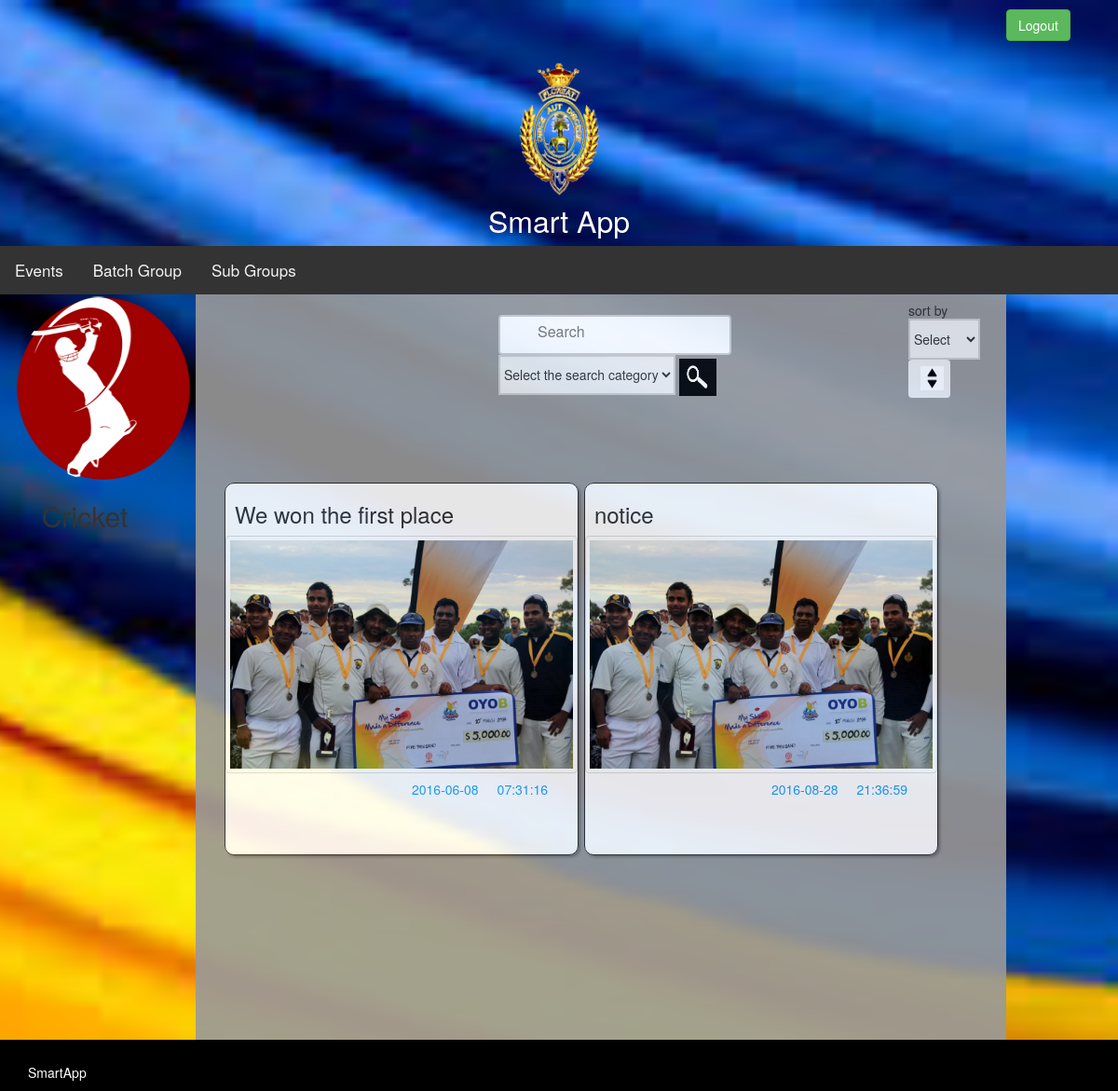
Page /subgroup.php?gid=73 on the committed database.
### tables this page shows
CREATE TABLE `groups` (
  `id` int(11) NOT NULL,
  `group_name` varchar(50) NOT NULL,
  `image` varchar(1000) NOT NULL,
  `category` varchar(50) NOT NULL,
  `description` varchar(255) NOT NULL,
  `num_participants` int(11) NOT NULL DEFAULT '0'
);

CREATE TABLE `group_post` (
  `postid` int(11) NOT NULL,
  `groupid` int(11) NOT NULL,
  `userid` int(11) NOT NULL,
  `descriptions` varchar(1000) NOT NULL,
  `image` varchar(1000) NOT NULL,
  `date` date NOT NULL,
  `time` time NOT NULL
);

### subgroup.php (the view, shortened to what this page needs)
  <?php
  $a = $_GET['gid'];
?>
<!DOCTYPE html PUBLIC "-//W3C//DTD XHTML 1.0 Transitional//EN" "http://www.w3.org/TR/xhtml1/DTD/xhtml1-transitional.dtd">
<html xmlns="http://www.w3.org/1999/xhtml">
<head>
  <link rel="stylesheet" href="css/bootstrap.min.css"></link>
    <link rel="stylesheet" href="css/newstyle.css"></link>
   <link rel="stylesheet" href="https://maxcdn.bootstrapcdn.com/font-awesome/4.5.0/css/font-awesome.min.css">
   <link rel="stylesheet" href="http://maxcdn.bootstrapcdn.com/bootstrap/3.3.6/css/bootstrap.min.css">
<link rel="stylesheet" href="http://cdn.jsdelivr.net/animatecss/2.1.0/animate.min.css">
<?php
include('header.php');
?>
</head>
<body>
      <div class="col-md-2" style="width: 190px">
                          <?php
                              include("database_connect.php");
                              $query = "select * from groups where id=".$a;
                              $result=mysqli_query($con,$query);
                               while($row = mysqli_fetch_array($result))
                                  {
                              ?>
                              <div class="floating-box">
                                  <div class="an">
                                        <img src="<?php echo $row['image']; ?>" alt="profile-sample5" class="img-circle" data-toggle="modal" data-target="#myModal" alt="Cinque Terre" width="190" height="200" />
                                        <h2 style="text-align: center"><?php echo $row['group_name']; ?><span></h2>
                                   </div>
                              </div>
                         <?php } ?>
         </div>
 <div style="background-color: #999999;opacity: 0.9;margin-left: 210px;margin-right: 120px;min-height: 100%;padding-top: 0px">
                  <div class="row" style="padding-left: 350px">
                      <table>
                        <tr>
                                <td style="width: 60%">
                                    <div class="row searchgroup" style="padding-left:20px;padding-bottom: 10px">
                                      <form method="post">
                                          <div class="row search_col">
                                                            <input type="text" class="search_text" placeholder="Search" name="searchkey3"/>
                                                            <select name="category" style="height:43px;border: 2px solid #ccc" >
                                                                <option value="searchval">Select the search category</option>
                                                            </select>
                                                           <button class="search_btn" name="searchkey4" style="height:40px;width:40px"><img src="imag/srch.png" width="25" height="25"/></button>
                                            </div>
                                       </form>
                                       </div>
                                </td>
                                <td style="width: 40%">
                                <form method="post">
                                                         <h5 style="padding-left: 100px">sort by
                                                         <select name="sortt" style="height:44px;border: 2px solid #ccc" >
                                                              <option value="sortval">Select</option>
                                                        </select>
                                                        <button class="btn" name="sortkey" style="height:41px;width:45px"><img src="imag/sort.png" width="25" height="26"/></button>
                                                        </h5>
                                                        </form>
                                </td>
                      </tr>
                    </table>
                    </div>
<br/>
<br/>
<br/>
<br/>
                           <div style="min-height: 100%;margin-left: 30px">
                                                               <?php
                                                                    include("database_connect.php");
                                                                 if(isset($_POST["sortkey"])){
                                                                                                  $sort=$_POST["sortt"];
                                                                                                  if($sort=="sortval"){
                                                                                                      echo "<script type='text/javascript'>alert('Select the sort category')</script>";
                                                                                                       $sqlGetData="select groupid,postid,name,descriptions,p.image,date,time from group_post p ,user u where p.userid=u.id and groupid=".$a;
                                                                                                      $result=mysqli_query($con,$sqlGetData);
                                                                                                  }else{
                                                                                                    if($sort=="descriptions"){
                                                                                                      $sqlGetData="select groupid,postid,name,descriptions,p.image,date,time from group_post p ,user u where p.userid=u.id and groupid=".$a." GROUP BY postid ORDER BY ".$sort." ASC";
                                                                                                    }else{
                                                                                                    $sqlGetData="select groupid,postid,name,descriptions,p.image,date,time from group_post p ,user u where p.userid=u.id and groupid=".$a." GROUP BY postid ORDER BY ".$sort." DESC";
                                                                                                    }
                                                                                                    $result=mysqli_query($con,$sqlGetData);
                                                                                                  }
                                                                    }else{
                                                                               include("database_connect.php");
                                                                               $sqlGetData="select groupid,postid,name,descriptions,p.image,date,time from group_post p ,user u where p.userid=u.id and groupid=".$a;
                                                                               $result=mysqli_query($con,$sqlGetData);
                                                                                            ?>
                                                                                            <?php
                                                                             }
                                                                               while($row=mysqli_fetch_array($result)){?>
                                                                              <div class="card">
                                                                                                <div class="card card-1">
                                                                                                <h3 style="padding-left: 10px"><?php echo $row['descriptions'];?></h3>
                                                                                                   <img src=<?= $row["image"]?> width="500" style="min-height:350" class="img img-thumbnail"/>
                                                                                                <table style="color: #1aa3ff">
                                                                                                <tr>
                                                                                                <td style="padding-left: 200px"><h5><?php echo $row['date'];?></h5></td>
                                                                                                <td style="padding-left: 20px"><h5><?php echo $row['time'];?></h5></td>
                                                                                                </tr>
                                                                                                </table>
                                                                                                </div>
                                                                                </div>
                                                                           <?php } ?>
                           </div>
<br/>
</div>
</body>
<?php
include('footer.php');
?>
</html>

### subgroup.php (style rules this page uses)
body, html { height: 100%; background-image:url(imag/flag.jpg); background-repeat: no-repeat; background-size: cover; background-attachment: fixed; background-position: center; }
input[type=text] { width: 250px; box-sizing: border-box; border: 2px solid #ccc; border-radius: 4px; font-size: 16px; background-color: white; background-position: 10px 10px; background-repeat: no-repeat; padding: 5px 20px 12px 40px; -webkit-transition: width 0.4s ease-in-out; transition: width 0.4s ease-in-out; }
.search_btn { background-color:black; color:white; border:none; height:24px; width:26px; margin-top:2px; }
.search_text { width:200px; height:43px; padding:0.5em; margin-top:1px; }
.searchgroup { padding-top:1.2em; }
.search_col { padding-top:2px; }
.card { background: #fff; border-radius: 10px; display: inline-block; height: 400px; margin: 0.1rem; position: relative; width: 380px; }
.card-1 { width: 100%; border: 1px solid #2F2F31; border-radius: 10px; overflow: hidden; margin: 0 2% 25px 0; position: relative; box-shadow: 2px 2px 3px rgba(0,0,0,0.28); }
.floating-box { display: inline-block; width: 150px; height: 75px; margin: 1px; }

### rows in the picture
groups: image (picture), group_name "Cricket"
group_post: descriptions "We won the first place", image (picture), date "2016-06-08", time "07:31:16"
group_post: descriptions "notice", image (picture), date "2016-08-28", time "21:36:59"
